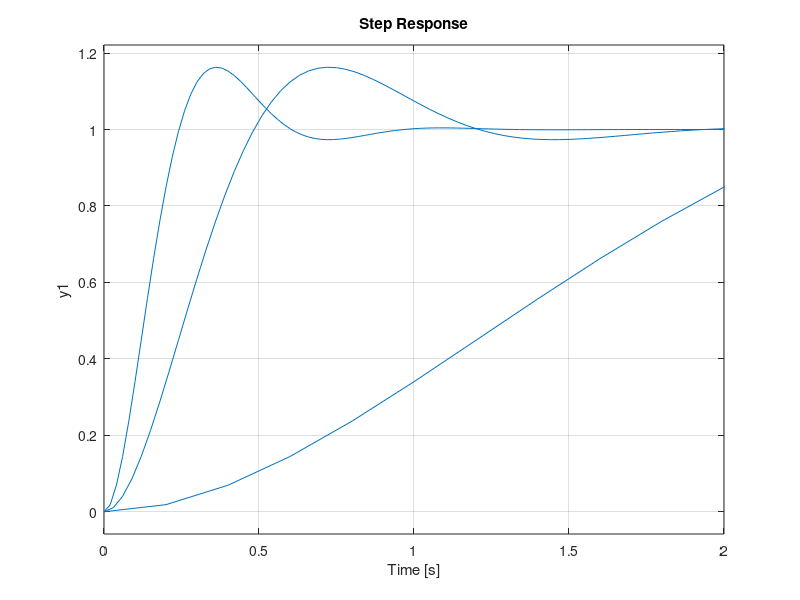

This chart was generated by the following MATLAB code:
%%
G1=tf([80],[1 2 0])
step(G1,2)
grid on;
%%
a=0.6;
b=5;
Gtf=tf([b*b],[1 2*a*b b*b])
step(Gtf)
% td=0.271s
% tr=0.371s
% tp=0.783s
% ts=1.19s
% sigma=9.48%
%%
a=0.707;
b=1;
Gtf=tf([b*b],[1 2*a*b b*b])
step(Gtf)
grid on;
hold on;
a=1;
b=1;
Gtf=tf([b*b],[1 2*a*b b*b])
step(Gtf)
grid on;
hold on;
a=2;
b=1;
Gtf=tf([b*b],[1 2*a*b b*b])
step(Gtf)
grid on;
%%
a=0.5;
b=1;
Gtf=tf([b*b],[1 2*a*b b*b])
step(Gtf)
grid on;
hold on;
a=0.5;
b=5;
Gtf=tf([b*b],[1 2*a*b b*b])
step(Gtf)
grid on;
hold on;
a=0.5;
b=10;
Gtf=tf([b*b],[1 2*a*b b*b])
step(Gtf)
grid on;